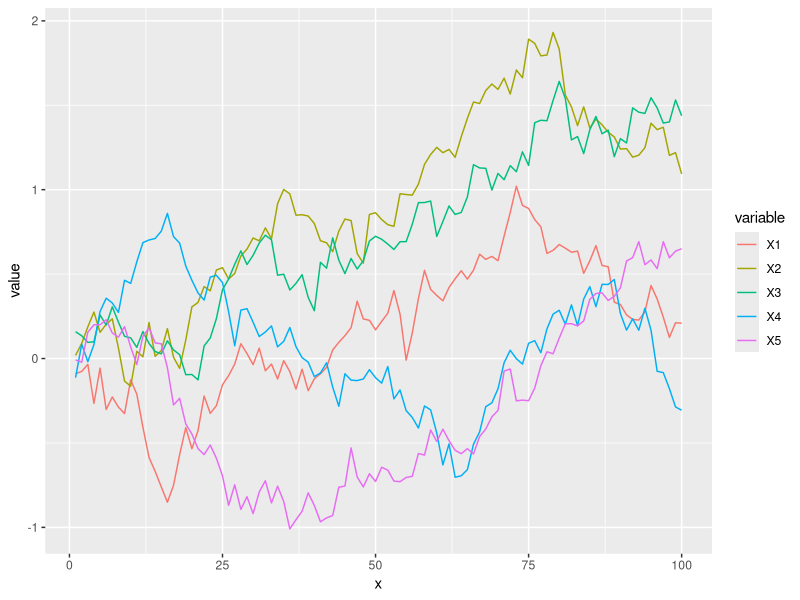
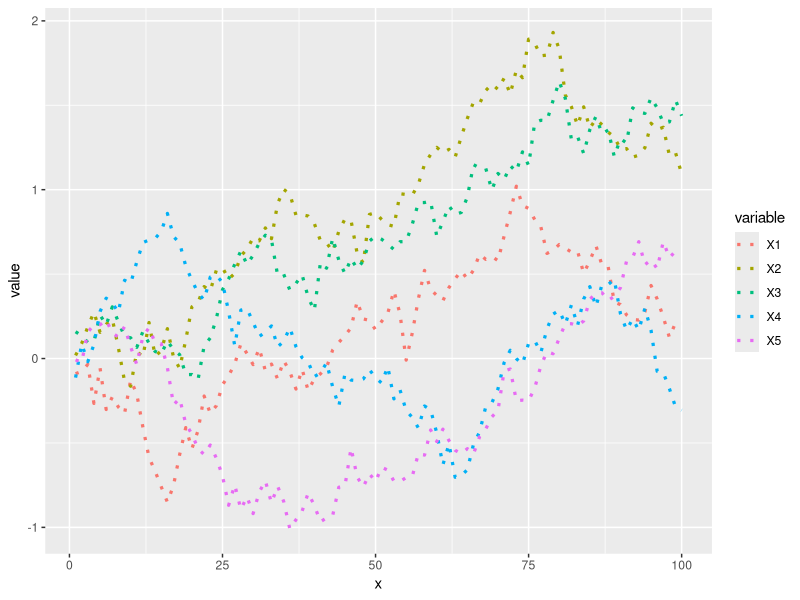
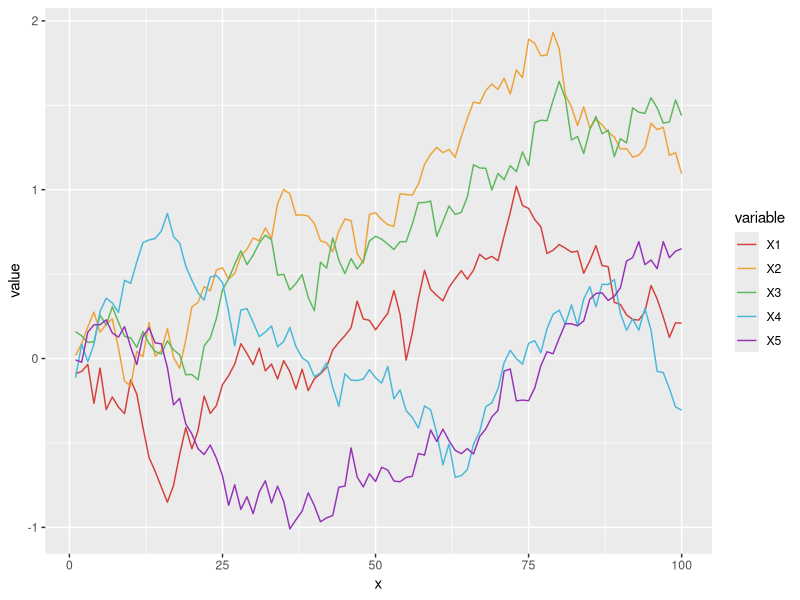
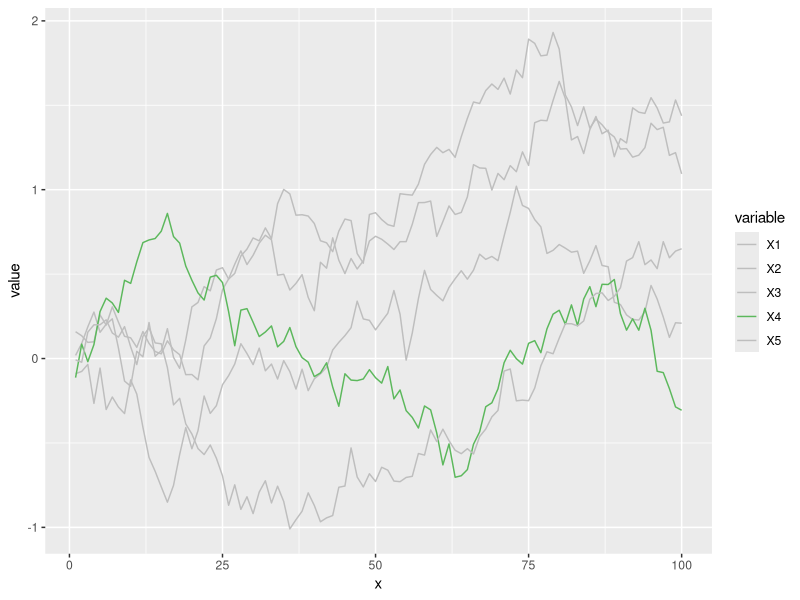
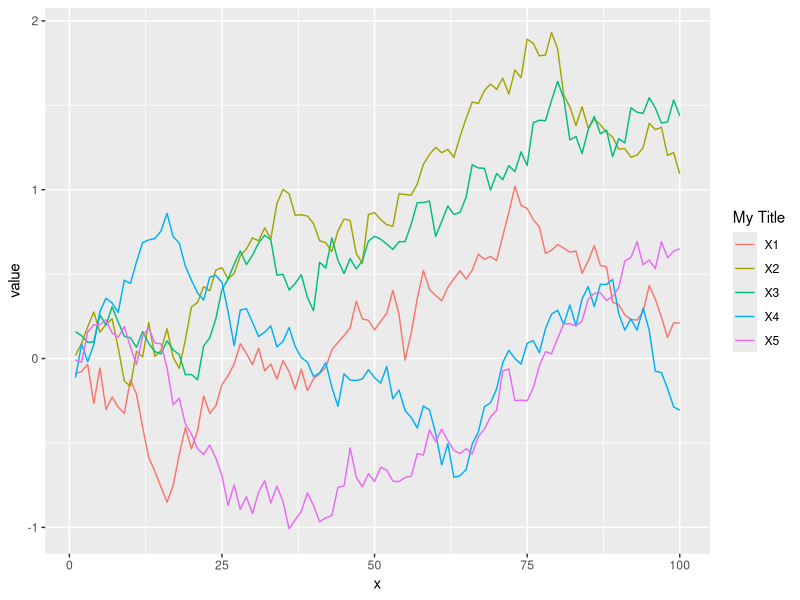
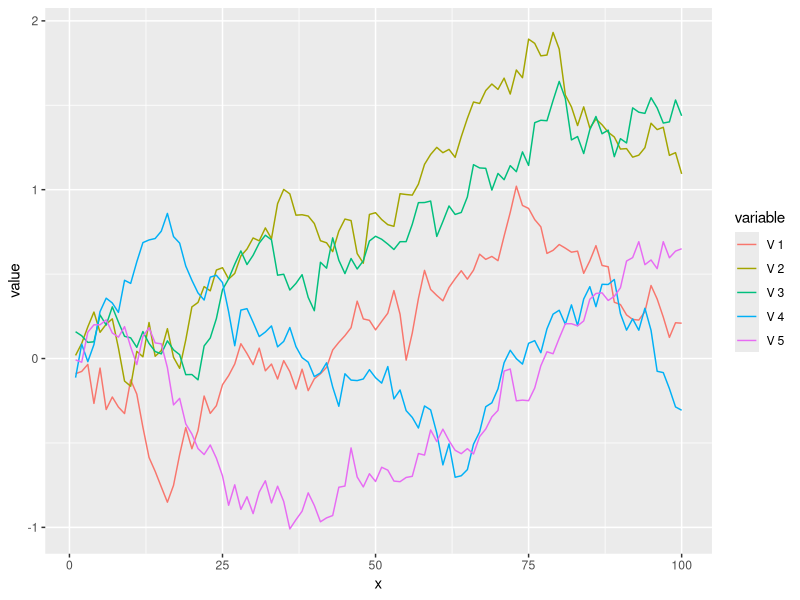

Source code (R) for these figures, in order:
#!/usr/bin/env Rscript
# from https://r-charts.com/evolution/line-graph-multiple-lines-ggplot2/
# 5 random walks used as illurtation of geome_line and using repel labels.
library(ggplot2)
library(reshape)
library(Cairo)

# Consider the following data frame where each column represents the path of a brownian motion.
set.seed(2)

# Grid
t <- seq(0, 1, by = 0.01)
p <- length(t) - 1

# 5 random walks
n <- 5
I <- matrix(rnorm(n * p, 0, 1 / sqrt(p)), n, p)
# so I has 5 rows and 100 cols. i.e. 5 walks and 100 x-positions each.

# Data frame
df0 <- data.frame(apply(I, 1, cumsum)) # the usual random walk

# In order to use your data frame in ggplot2 you will need to transform it into long format. use reshape2's melt for this.
df1 <- data.frame(x = seq_along(df0[, 1]), df0)
df <- melt(df1, id.vars = "x")
# what do you get? well a df with three cols: "x", "variable" and "value"
# variable is X1 for all the values in column 1, followed (on the same column) by column2 with variable set to X2.

# Given a data frame in long format like df it is possible to create a line chart with multiple lines in ggplot2 with geom_line the following way.

Cairo(800, 800, "ggl0.png", bg="white")
ggplot(df, aes(x = x, y = value, color = variable)) +geom_line()
dev.off()
 
# Lines width and style
# The styling of the lines can be changed making use of the arguments of geom_line, like linetype for changing the style of the line or lwd to change its width.
Cairo(800, 800, "ggl1.png", bg="white")
ggplot(df, aes(x = x, y = value, color = variable)) +geom_line(linetype = 3, lwd = 1.1)
dev.off()
 
# Color selection palette
cols <- c("#D43F3A", "#EEA236", "#5CB85C", "#46B8DA", "#9632B8")
Cairo(800, 800, "ggl2.png", bg="white")
ggplot(df, aes(x = x, y = value, color = variable)) +geom_line() +scale_color_manual(values = cols)
dev.off()
 
# Change the color of a line chart by group in ggplot2
# Note that using the previous method you can also highlight some lines of the chart, using the same color for all lines but some.

# Color selection
cols <- c("gray", "gray", "gray", "#5CB85C", "gray")

Cairo(800, 800, "ggl3.png", bg="white")
ggplot(df, aes(x = x, y = value, color = variable)) +geom_line() +scale_color_manual(values = cols)
dev.off()
 
# Change the title of the legend of a line chart in ggplot2
Cairo(800, 800, "ggl4.png", bg="white")
ggplot(df, aes(x = x, y = value, color = variable)) +geom_line() +guides(color = guide_legend(title = "My Title"))
dev.off()
 
# The labels of the legend can be modified making use of the labels argument of scale_color_discrete.
Cairo(800, 800, "ggl5.png", bg="white")
ggplot(df, aes(x = x, y = value, color = variable)) +geom_line() +scale_color_discrete(labels = paste("V", 1:5))
dev.off()
 
# Remove the legend of a line graph in ggplot2
# Just addYou can also get rid of the legend making use of legend.position = "none".
# +theme(legend.position = "none")
